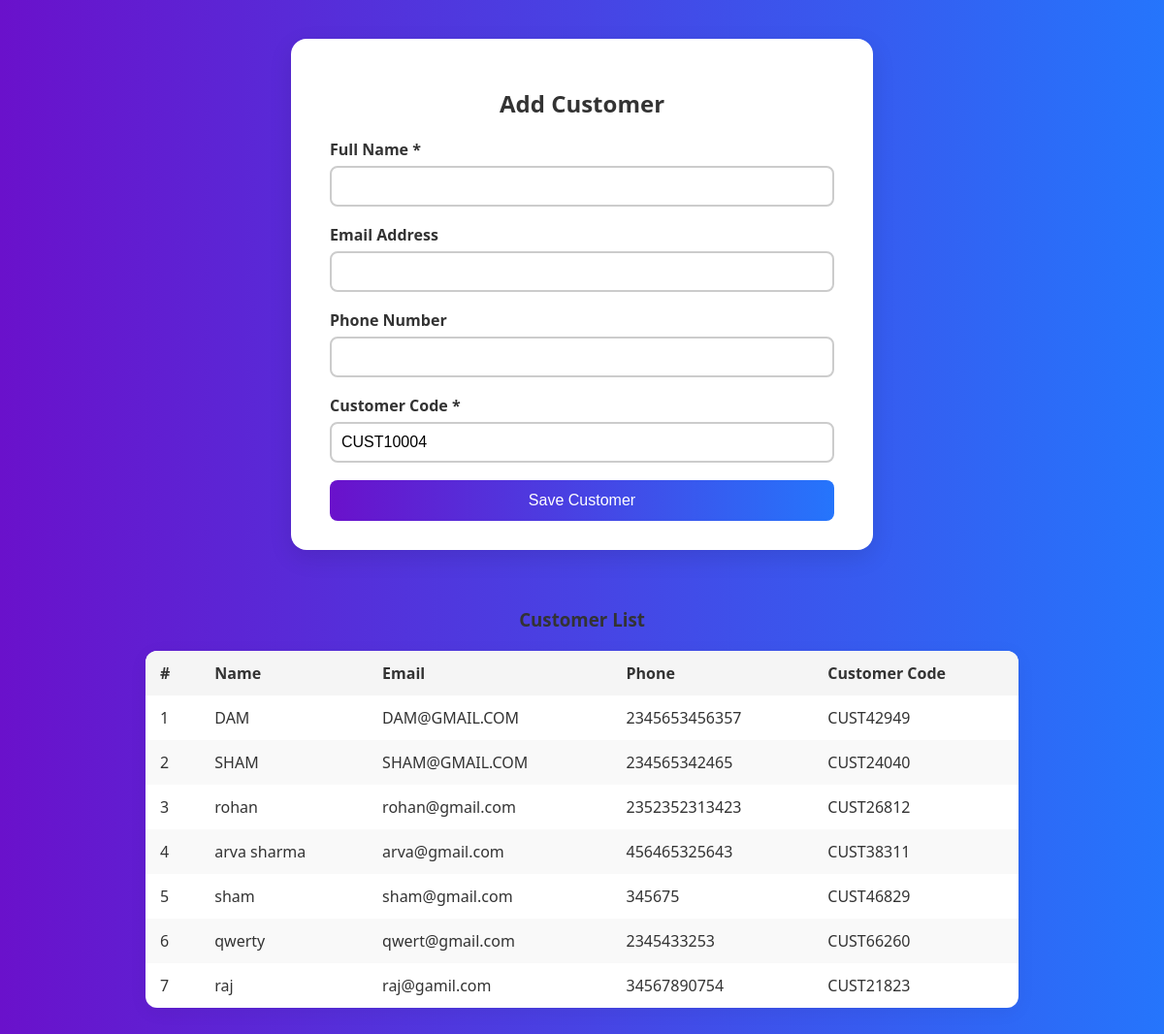
Screenshot of /manage-customers-sales (signed in) with the database file from the repository.
### models.py (models this page shows)
class Customer(db.Model):
    id = db.Column(db.Integer, primary_key=True)
    name = db.Column(db.String(150), nullable=False)
    email = db.Column(db.String(120), unique=True, nullable=True)
    phone = db.Column(db.String(20), nullable=True)
    customer_code = db.Column(db.String(20), unique=True, nullable=False)  # 🔹 NEW FIELD
    user_id = db.Column(db.Integer, db.ForeignKey('user.id'), nullable=False)
    requests = db.relationship('Request', backref='customer', lazy=True)

### app.py (the view, shortened to what this page needs)
@app.route('/manage-customers-sales', methods=['GET', 'POST'])
@login_required
def add_customer():
    all_customers = Customer.query.filter_by(user_id=current_user.id).order_by(Customer.id.desc()).all()
    return render_template('add_customer.html', customers=all_customers)

### app.py (called while the page is built)
@login_manager.user_loader
def load_user(user_id):
    return User.query.get(int(user_id))

### templates/add_customer.html (shortened to what this page needs)
<!DOCTYPE html>
<html lang="en">
<head>
</head>
<body>
  <div class="card">
    <h2>Add Customer</h2>
    <form method="POST" action="{{ url_for('add_customer') }}" onsubmit="return validateForm();">
      <div class="form-group">
        <label for="name" class="form-label">Full Name *</label>
        <input type="text" name="name" id="name" required maxlength="150">
      </div>
      <div class="form-group">
        <label for="email" class="form-label">Email Address</label>
        <input type="email" name="email" id="email" maxlength="120">
      </div>
      <div class="form-group">
        <label for="phone" class="form-label">Phone Number</label>
        <input type="tel" name="phone" id="phone" maxlength="20">
      </div>
      <div class="form-group">
        <label for="customer_code" class="form-label">Customer Code *</label>
        <input type="text" name="customer_code" id="customer_code" readonly required>
      </div>
      <button type="submit" class="submit-btn">Save Customer</button>
    </form>
  </div>
  <div class="table-wrapper">
    <h3>Customer List</h3>
    <table>
      <thead>
        <tr>
          <th>#</th>
          <th>Name</th>
          <th>Email</th>
          <th>Phone</th>
          <th>Customer Code</th>
        </tr>
      </thead>
      <tbody>
        {% for customer in customers %}
          <tr>
            <td>{{ loop.index }}</td>
            <td>{{ customer.name }}</td>
            <td>{{ customer.email or '-' }}</td>
            <td>{{ customer.phone or '-' }}</td>
            <td>{{ customer.customer_code }}</td>
          </tr>
        {% endfor %}
      </tbody>
    </table>
  </div>
</body>
</html>

### templates/add_customer.html (style rules this page uses)
* { box-sizing: border-box; }
body { margin: 0; font-family: 'Segoe UI', sans-serif; background: linear-gradient(to right, #6a11cb, #2575fc); color: #333; min-height: 100vh; display: flex; flex-direction: column; align-items: center; padding: 40px 20px; }
.card { background-color: #fff; padding: 30px 40px; border-radius: 16px; box-shadow: 0 8px 25px rgba(0, 0, 0, 0.1); max-width: 600px; width: 100%; margin-bottom: 40px; }
h2, h3 { text-align: center; color: #333; }
.form-group { margin-bottom: 18px; }
.form-label { display: block; margin-bottom: 6px; font-weight: 600; }
.form-group input { width: 100%; padding: 10px; font-size: 1em; border: 2px solid #ccc; border-radius: 8px; transition: border-color 0.3s ease; }
.submit-btn { background: linear-gradient(to right, #6a11cb, #2575fc); color: white; border: none; padding: 12px; font-size: 1em; width: 100%; border-radius: 8px; cursor: pointer; transition: background 0.3s ease; }
table { width: 100%; border-collapse: collapse; margin-top: 20px; background-color: #fff; border-radius: 12px; overflow: hidden; box-shadow: 0 4px 20px rgba(0, 0, 0, 0.05); }
th, td { padding: 12px 15px; text-align: left; }
th { background-color: #f5f5f5; font-weight: 600; }
tr:nth-child(even) { background-color: #f9f9f9; }
.table-wrapper { width: 100%; max-width: 900px; }

### rows the page displays
Customer: name "DAM", email "DAM@GMAIL.COM", phone "2345653456357", customer_code "CUST42949"
Customer: name "SHAM", email "SHAM@GMAIL.COM", phone "234565342465", customer_code "CUST24040"
Customer: name "rohan", email "rohan@gmail.com", phone "2352352313423", customer_code "CUST26812"
Customer: name "arva sharma", email "arva@gmail.com", phone "456465325643", customer_code "CUST38311"
Customer: name "sham", email "sham@gmail.com", phone "345675", customer_code "CUST46829"
Customer: name "qwerty", email "qwert@gmail.com", phone "2345433253", customer_code "CUST66260"
Customer: name "raj", email "raj@gamil.com", phone "34567890754", customer_code "CUST21823"
